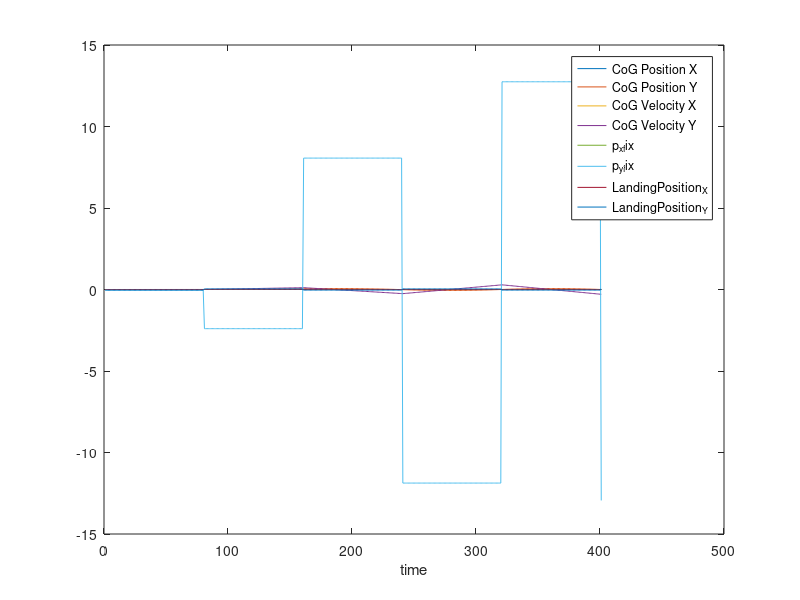

Here is the MATLAB script that generated this plot:
clear;

load WPG_log.dat;

[a, b] = size(WPG_log);

t = 1:a;

plot(t, WPG_log)

legend("CoG Position X", "CoG Position Y", "CoG Velocity X", "CoG Velocity Y", "p_x_fix", "p_y_fix", "LandingPosition_X", "LandingPosition_Y")
xlabel("time")

% reference https://jp.mathworks.com/help/matlab/data_analysis/plotting-data.html
